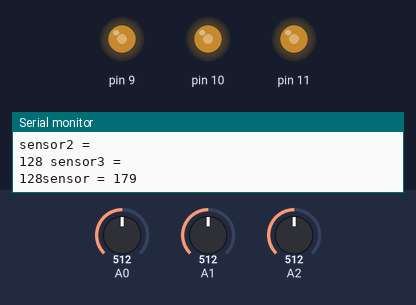
Simulated run of this sketch. Board: Arduino Uno, built with avr-gcc and run on an emulated ATmega328P. Parts: output pins drawn as LEDs (lit = HIGH), the last lines printed to the serial monitor. The test bench sets the inputs (shaded band); at power-on: A0 = 512, A1 = 512, A2 = 512.

Above: at 1.2 s.
1.3 s: A0 set to 716
At 2.7 s:
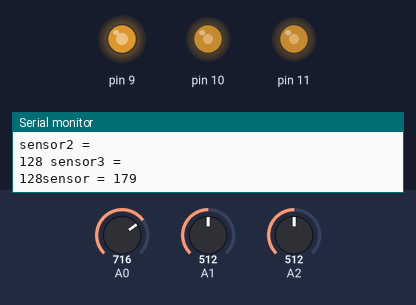
3.0 s: A1 set to 716
At 3.7 s:
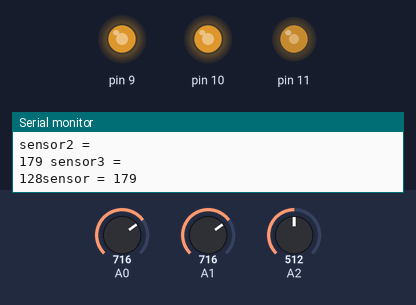
4.8 s: A2 set to 716
At 5.6 s:
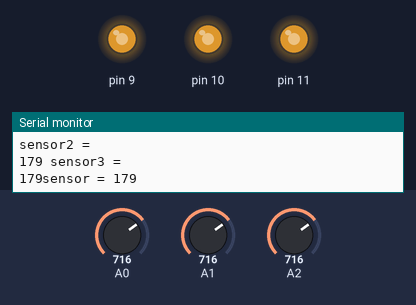
6.7 s: A0 set to 409
At 7.7 s:
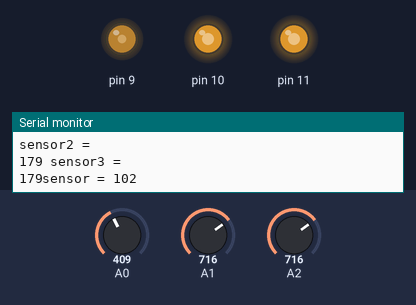
8.4 s: A0 set to 392
At 10.1 s:
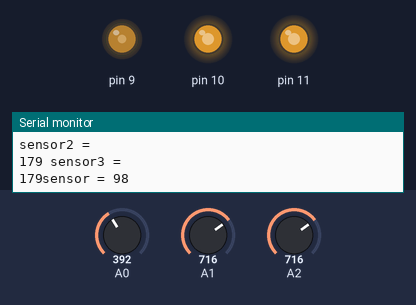
11.4 s: A1 set to 900
At 12.0 s:
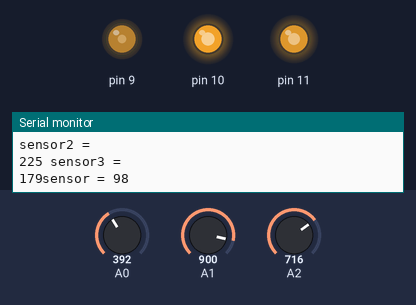
Timing chart, 0 to 14.2 s (numbered marks = the images above; inputs shaded):
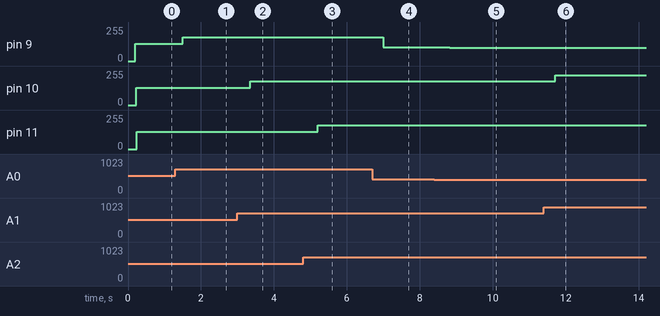

The sketch:

rgbcompotenciometro.ino
```cpp
// (licence header left out)
// Pin 13 has an LED connected on most Arduino boards.
// give it a name:
int analog1;
int analog2;
int analog3;

// the setup routine runs once when you press reset:
void setup() {
  // initialize the digital pin as an output.

  Serial.begin(9600);
}

// the loop routine runs over and over again forever:
void loop() {
  analog1=analogRead(A0)/4;
  Serial.print("sensor = ");
  Serial.println(analog1);

  analog2=analogRead(A1)/4;
  Serial.println("sensor2 = ");
  Serial.print(analog2);
  Serial.print(" ");
  //////////////////////
   analog3=analogRead(A2)/4;
  Serial.println("sensor3 = ");
  Serial.print(analog3);
  delay (200);

  analogWrite(9,analog1);
  delay (20);
  analogWrite(10,analog2);
  delay (20);
  analogWrite(11,analog3);
  delay (20);
}
```

Measured:
- after the input at 1.3 s, pin 9: 128/255 → 179/255 after 0.21 s
- after the input at 3.0 s, pin 10: 128/255 → 179/255 after 0.35 s
- after the input at 4.8 s, pin 11: 128/255 → 179/255 after 0.40 s
- after the input at 6.7 s, pin 9: 179/255 → 102/255 after 0.29 s
- after the input at 8.4 s, pin 9: 102/255 → 98/255 after 0.42 s
- after the input at 11.4 s, pin 10: 179/255 → 225/255 after 0.31 s
